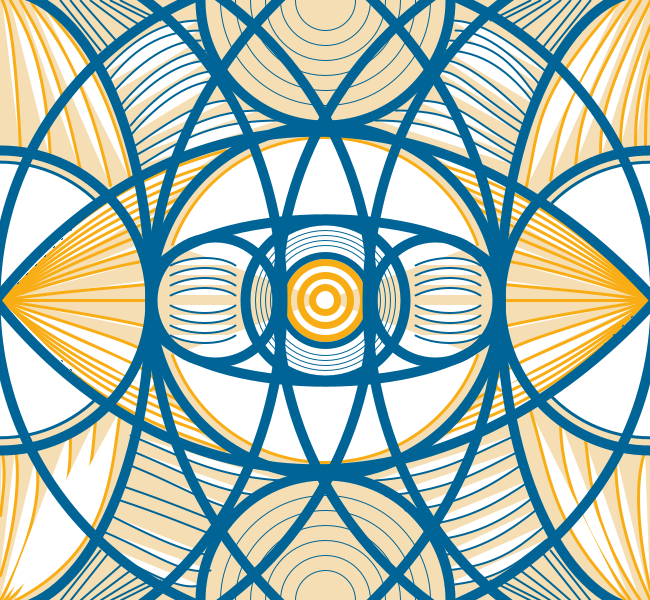
Frame 1 (no input)
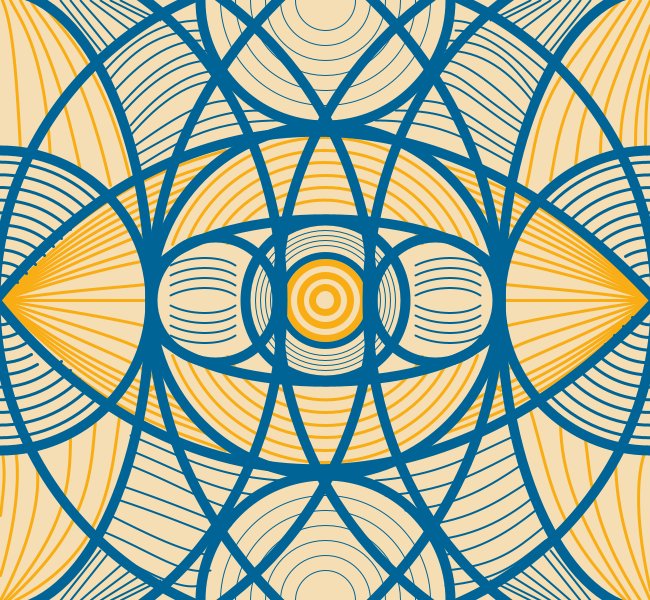
Frame 60 (the mouse pressed at the canvas centre just before this capture)
Frame 120 (the mouse held since frame 60 and released just before this capture): identical to frame 60, image omitted

The Processing sketch that drew these frames (run headless with seeded random() and noise(); from frame 60 on, the mouse is pressed at the canvas centre):

// Processing sketch: processing_86259
// ── processing_86259.pde

int w = 650; //screen width
int h = 600; //screen height
//int l = 50; //side length

PShape square;

void setup() {
  size(650, 600); //set up the canvas' size and rendering mode 
  
}

void draw (){
 background(245,222,179);
 
 //yellow filler curves
  stroke(249, 173, 21);
  strokeWeight(3);
  //upper left
  bezier(2.0, 0.0, 10.0, 20.0, 15.0, 50.0, 20.0, 150.0); 
  bezier(10.0, 0.0, 20.0, 20.0, 45.0, 50.0, 50.0, 160.0); 
  bezier(20.0, 0.0, 30.0, 20.0, 55.0, 50.0, 80.0, 170.0);  
  bezier(30.0, 0.0, 40.0, 20.0, 80.0, 50.0, 110.0, 185.0); 
  bezier(40.0, 0.0, 50.0, 20.0, 100.0, 50.0, 130.0, 180.0); 
 //bottom left
 
 bezier(0.0, 515.0, 5.0, 475.0, 4.0, 470.0, 2.0, 450.0);
 bezier(0.0, 575.0, 15.0, 525.0, 20.0, 475.0, 15.0, 450.0);
 bezier(0.0, 600.0, 40.0, 525.0, 40.0, 475.0, 35.0, 460.0);
 bezier(4.0, 600.0, 70.0, 525.0, 70.0, 475.0, 70.0, 430.0);
 bezier(8.0, 600.0, 90.0, 525.0, 90.0, 475.0, 95.0, 420.0);
 bezier(15.0, 600.0, 110.0, 550.0, 110.0, 475.0, 120.0, 410.0);
 
 //upper right
 bezier(650.0, 75.0, 645.0, 100.0, 645.0, 125.0, 645.0, 150.0); 
 bezier(650.0, 50.0, 635.0, 100.0, 635.0, 125.0, 635.0, 150.0);
 bezier(650.0, 25.0, 620.0, 100.0, 620.0, 125.0, 620.0, 150.0);
 bezier(650.0, 0.0, 600.0, 100.0, 600.0, 125.0, 600.0, 160.0);
 bezier(640.0, 0.0, 580.0, 100.0, 580.0, 125.0, 575.0, 165.0);
 bezier(630.0, 0.0, 560.0, 100.0, 560.0, 125.0, 550.0, 180.0);
 bezier(620.0, 0.0, 530.0, 100.0, 540.0, 125.0, 525.0, 190.0);
 
 //bottom right
 bezier(650.0, 590.0, 635.0, 525.0, 635.0, 475.0, 645.0, 450.0);
 bezier(650.0, 600.0, 615.0, 525.0, 615.0, 475.0, 615.0, 450.0);
 bezier(640.0, 600.0, 590.0, 525.0, 590.0, 475.0, 585.0, 440.0);
 bezier(630.0, 600.0, 580.0, 525.0, 560.0, 475.0, 560.0, 420.0);
 bezier(625.0, 600.0, 550.0, 525.0, 550.0, 475.0, 530.0, 410.0);
 
 //left eye shape yellow filler lines
 bezier(0.0, 295.0, 100.0, 185.0, 175.0, 165.0, 225.0, 150.0);  
 bezier(0.0, 300.0, 100.0, 195.0, 175.0, 175.0, 225.0, 160.0);  
 bezier(0.0, 300.0, 100.0, 205.0, 175.0, 185.0, 210.0, 170.0);
 bezier(0.0, 300.0, 100.0, 215.0, 175.0, 195.0, 200.0, 180.0);
 bezier(0.0, 300.0, 100.0, 225.0, 175.0, 205.0, 190.0, 190.0);
 bezier(0.0, 300.0, 100.0, 235.0, 175.0, 215.0, 180.0, 200.0);
 bezier(0.0, 300.0, 100.0, 245.0, 175.0, 225.0, 170.0, 220.0);
 bezier(0.0, 300.0, 100.0, 255.0, 175.0, 245.0, 150.0, 240.0);
 bezier(0.0, 300.0, 100.0, 265.0, 175.0, 255.0, 150.0, 260.0);
 bezier(0.0, 300.0, 100.0, 285.0, 175.0, 285.0, 150.0, 280.0);
 bezier(0.0, 300.0, 100.0, 300.0, 175.0, 300.0, 150.0, 300.0);
 
 //bottom up (same section)
 bezier(0.0, 305.0, 100.0, 415.0, 175.0, 430.0, 225.0, 450.0);
 bezier(0.0, 300.0, 100.0, 405.0, 175.0, 420.0, 225.0, 440.0);
 bezier(0.0, 300.0, 100.0, 395.0, 175.0, 410.0, 210.0, 430.0);
 bezier(0.0, 300.0, 100.0, 385.0, 175.0, 400.0, 200.0, 420.0);
 bezier(0.0, 300.0, 100.0, 375.0, 175.0, 390.0, 190.0, 410.0);
 bezier(0.0, 300.0, 100.0, 355.0, 175.0, 370.0, 150.0, 390.0);
 bezier(0.0, 300.0, 100.0, 335.0, 175.0, 350.0, 150.0, 370.0);
 bezier(0.0, 300.0, 100.0, 315.0, 175.0, 330.0, 150.0, 330.0);

//right eye shape yellow fill lines
 bezier(650.0, 295.0, 550.0, 185.0, 475.0, 165.0, 425.0, 150.0);  
 bezier(650.0, 300.0, 550.0, 195.0, 475.0, 175.0, 425.0, 160.0);  
 bezier(650.0, 300.0, 550.0, 205.0, 475.0, 185.0, 440.0, 170.0);
 bezier(650.0, 300.0, 550.0, 215.0, 475.0, 195.0, 450.0, 180.0);
 bezier(650.0, 300.0, 550.0, 225.0, 475.0, 205.0, 460.0, 190.0);
 bezier(650.0, 300.0, 550.0, 235.0, 475.0, 215.0, 470.0, 200.0);
 bezier(650.0, 300.0, 550.0, 245.0, 475.0, 225.0, 480.0, 220.0);
 bezier(650.0, 300.0, 550.0, 255.0, 475.0, 245.0, 500.0, 240.0);
 bezier(650.0, 300.0, 550.0, 265.0, 475.0, 255.0, 500.0, 260.0);
 bezier(650.0, 300.0, 550.0, 285.0, 475.0, 285.0, 500.0, 280.0);
 bezier(650.0, 300.0, 550.0, 300.0, 475.0, 300.0, 500.0, 300.0);
 
 //bottom up (same section)
 bezier(650.0, 305.0, 550.0, 415.0, 475.0, 430.0, 425.0, 450.0);
 bezier(650.0, 300.0, 550.0, 405.0, 475.0, 420.0, 425.0, 440.0);
 bezier(650.0, 300.0, 550.0, 395.0, 475.0, 410.0, 440.0, 430.0);
 bezier(650.0, 300.0, 550.0, 385.0, 475.0, 400.0, 450.0, 420.0);
 bezier(650.0, 300.0, 550.0, 375.0, 475.0, 390.0, 460.0, 410.0);
 bezier(650.0, 300.0, 550.0, 355.0, 475.0, 370.0, 500.0, 390.0);
 bezier(650.0, 300.0, 550.0, 335.0, 475.0, 350.0, 500.0, 370.0);
 bezier(650.0, 300.0, 550.0, 315.0, 475.0, 330.0, 500.0, 330.0);
 
 //center circle filler yellow
 arc(w/2, h/2, 200, 200, PI/3, (2*PI)/3);
 arc(w/2, h/2, 225, 225, PI/6, (5*PI)/6); 
 arc(w/2, h/2, 250, 250, PI/5, (4*PI)/5);
 arc(w/2, h/2, 275, 275, PI/7, (6*PI)/7);
 arc(w/2, h/2, 300, 300, PI/9, (8*PI)/9);
 arc(w/2, h/2, 325, 325, PI/9, (8*PI)/9);

 arc(w/2, h/2, 200, 200,PI+ PI/3,PI+ (2*PI)/3);
 arc(w/2, h/2, 225, 225,PI+ PI/6,PI+ (5*PI)/6); 
 arc(w/2, h/2, 250, 250, PI+ PI/5,PI+ (4*PI)/5);
 arc(w/2, h/2, 275, 275,PI+ PI/7,PI+ (6*PI)/7);
 arc(w/2, h/2, 300, 300,PI+ PI/9,PI+ (8*PI)/9);
 arc(w/2, h/2, 325, 325,PI+ PI/9,PI+ (8*PI)/9);
  
  
 
 //left circle blue arcs
stroke(0, 100, 150);
arc(0, h/2, 50, 50, PI+ PI/3,PI+ (3*PI)/4);
arc(0, h/2, 75, 75, PI+ PI/3,PI+ (3*PI)/4);
arc(0, h/2, 100, 100, PI+ PI/3,PI+ (3*PI)/4);
arc(0, h/2, 125, 125, PI+ PI/3,PI+ (3*PI)/4);
arc(0, h/2, 150, 150, PI+ PI/3,PI+ (3*PI)/4);
arc(0, h/2, 175, 175, PI+ PI/3,PI+ (3*PI)/4);
arc(0, h/2, 200, 200, PI+ PI/3,PI+ (3*PI)/4); 
arc(0, h/2, 225, 225, PI+ PI/3,PI+ (3*PI)/4); 
arc(0, h/2, 250, 250, PI+ PI/3,PI+ (3*PI)/4); 
arc(0, h/2, 275, 275, PI+ PI/3,PI+ (3*PI)/4); 

arc(0, h/2, 50, 50,  PI/3, (3*PI)/4);
arc(0, h/2, 75, 75,  PI/3, (3*PI)/4);
arc(0, h/2, 100, 100,  PI/3, (3*PI)/4);
arc(0, h/2, 125, 125,  PI/3, (3*PI)/4);
arc(0, h/2, 150, 150,  PI/3, (3*PI)/4);
arc(0, h/2, 175, 175,  (PI)/4, (3*PI)/4);
arc(0, h/2, 200, 200,  PI/4, (3*PI)/4); 
arc(0, h/2, 225, 225,  PI/4, (3*PI)/4); 
arc(0, h/2, 250, 250,  PI/4, (3*PI)/4); 
arc(0, h/2, 275, 275,  PI/4, (3*PI)/4);


//right circle blue arcs
arc(650, h/2, 50, 50, PI+ PI/3,PI+ (3*PI)/4);
arc(650, h/2, 75, 75, PI+ PI/3,PI+ (3*PI)/4);
arc(650, h/2, 100, 100, PI+ PI/3,PI+ (3*PI)/4);
arc(650, h/2, 125, 125, PI+ PI/4,PI+ (3*PI)/4);
arc(650, h/2, 150, 150, PI+ PI/4,PI+ (3*PI)/4);
arc(650, h/2, 175, 175, PI+ PI/4,PI+ (3*PI)/4);
arc(650, h/2, 200, 200, PI+ PI/4,PI+ (3*PI)/4); 
arc(650, h/2, 225, 225, PI+ PI/4,PI+ (3*PI)/4); 
arc(650, h/2, 250, 250, PI+ PI/4,PI+ (3*PI)/4); 
arc(650, h/2, 275, 275, PI+ PI/4,PI+ (3*PI)/4); 

arc(650, h/2, 50, 50,  PI/3, (3*PI)/4);
arc(650, h/2, 75, 75,  PI/3, (3*PI)/4);
arc(650, h/2, 100, 100,  PI/3, (3*PI)/4);
arc(650, h/2, 125, 125,  PI/3, (3*PI)/4);
arc(650, h/2, 150, 150,  PI/3, (3*PI)/4);
arc(650, h/2, 175, 175,  (PI)/3, (3*PI)/4);
arc(650, h/2, 200, 200,  PI/4, (3*PI)/4); 
arc(650, h/2, 225, 225,  PI/4, (3*PI)/4); 
arc(650, h/2, 250, 250,  PI/4, (3*PI)/4); 
arc(650, h/2, 275, 275,  PI/4, (3*PI)/4);

strokeWeight(2);
//left inner circle blue fill
bezier(170, 305, 190, 315, 220, 315, 235, 305);
bezier(170, 315, 190, 325, 220, 325, 235, 315);
bezier(170, 325, 190, 335, 220, 335, 235, 325);
bezier(170, 335, 190, 345, 220, 345, 235, 335);

bezier(170, 295, 190, 285, 220, 285, 235, 295);
bezier(170, 285, 190, 275, 220, 275, 235, 285);
bezier(170, 275, 190, 265, 220, 265, 235, 275);
bezier(170, 265, 190, 255, 220, 255, 235, 265);

//right inner circle blue fill
bezier(415, 305, 435, 315, 465, 315, 480, 305);
bezier(415, 315, 435, 325, 465, 325, 480, 315);
bezier(415, 325, 435, 335, 465, 335, 480, 325);
bezier(415, 335, 435, 345, 465, 345, 480, 335);

bezier(415, 295, 435, 285, 465, 285, 480, 295);
bezier(415, 285, 435, 275, 465, 275, 480, 285);
bezier(415, 275, 435, 265, 465, 265, 480, 275);
bezier(415, 265, 435, 255, 465, 255, 480, 265);


//upper left blue filler
bezier(100, 75, 130, 40, 160, 20, 200, 20);
bezier(105, 85, 130, 50, 160, 30, 200, 30);
bezier(110, 95, 140, 60, 170, 40, 200, 40);
bezier(120, 105, 150, 70, 180, 50, 210, 50);
bezier(120, 115, 150, 80, 180, 60, 210, 60);
bezier(130, 125, 160, 90, 190, 70, 220, 70);
bezier(130, 135, 160, 100, 190, 80, 220, 80);
bezier(135, 145, 170, 120, 200, 100, 230, 100);
bezier(135, 155, 180, 130, 210, 110, 260, 110);
bezier(140, 165, 180, 140, 210, 120, 280, 120);

//upper right filler
bezier(450, 20, 480, 20, 510, 40, 550, 75);
bezier(455, 30, 480, 30, 510, 50, 540, 85);
bezier(445, 40, 490, 40, 510, 60, 535, 95);
bezier(445, 50, 480, 50, 510, 70, 535, 105);
bezier(445, 60, 460, 60, 490, 80, 525, 115);
bezier(435, 70, 460, 70, 470, 90, 525, 125);
bezier(425, 80, 460, 80, 470, 100, 525, 135);
bezier(415, 100, 460, 100, 470, 120, 515, 145);
bezier(395, 110, 460, 110, 470, 130, 515, 155);
bezier(375, 120, 440, 120, 470, 140, 515, 165);

//lower left filler
bezier(130, 435, 180, 455, 210, 475, 280, 480);
bezier(130, 450, 180, 470, 210, 490, 260, 495);
bezier(130, 465, 180, 485, 210, 505, 240, 510);
bezier(120, 485, 180, 505, 210, 520, 230, 525);
bezier(120, 500, 180, 520, 210, 535, 230, 540);
bezier(110, 515, 150, 535, 180, 550, 210, 555);
bezier(100, 530, 150, 550, 180, 575, 210, 570);
bezier(90, 540, 150, 575, 180, 590, 200, 585);

//lower right filler
bezier(375, 480, 440, 475, 470, 455, 515, 435);
bezier(385, 495, 450, 490, 480, 470, 520, 450);
bezier(405, 510, 460, 505, 490, 485, 520, 465);
bezier(420, 525, 470, 520, 500, 500, 530, 480);
bezier(430, 540, 480, 535, 510, 515, 535, 495);
bezier(440, 555, 480, 550, 510, 530, 535, 510);
bezier(445, 570, 500, 565, 520, 545, 545, 525);
bezier(445, 585, 500, 580, 520, 560, 545, 540);

//left edge upper filler
line(60, 0, 100, 50);
line(70, 0, 110, 50);
line(80, 0, 120, 45);
line(90, 0, 130, 30);
line(100, 0, 140, 25);
line(110, 0, 150, 20);
line(120, 0, 160, 20);

//right edge upper filler
line(590, 0, 550, 50);
line(580, 0, 540, 50);
line(570, 0, 530, 45);
line(560, 0, 520, 30);
line(550, 0, 510, 25);
line(540, 0, 500, 20);
line(530, 0, 490, 20);

//left edge bottom filler
line(60, 600, 100, 550);
line(70, 600, 110, 550);
line(80, 600, 120, 565);
line(90, 600, 130, 570);
line(100, 600, 140, 575);
line(110, 600, 150, 580);
line(120, 600, 160, 580);

//right edge bottom filler
line(590, 600, 550, 550);
line(580, 600, 540, 550);
line(570, 600, 530, 565);
line(560, 600, 520, 570);
line(550, 600, 510, 575);
line(540, 600, 500, 580);
line(530, 600, 490, 580);


 //center circles
  stroke(249, 173, 21);
  strokeWeight(7);
  ellipse(w/2, h/2, 25, 25);
  noFill();
 
  ellipse(w/2, h/2, 50, 50);
  //stroke(249, 173, 21);
  //strokeWeight(2);
  noFill();
  
  ellipse(w/2, h/2, 76, 76);
  //stroke(249, 173, 21);
  //strokeWeight(2);
  noFill();
  
  stroke(0, 100, 150);
  ellipse(w/2, h/2, 90, 90);
  noFill();
  
  strokeWeight(1);
  ellipse(w/2, h/2, 110, 110);
  noFill();
  
  ellipse(w/2, h/2, 120, 120);
  noFill();
  
  ellipse(w/2, h/2, 130, 130);
  noFill();
  
  ellipse(w/2, h/2, 140, 140);
  noFill();
  
  strokeWeight(10);
  ellipse(w/2, h/2, 160, 160);
  noFill();
  
  ellipse(w/2, h/2, 350, 350);
  ellipse(w/2, h/2, 660, 660);
  
  ellipse(w/2, 0, 250, 250);
  ellipse(w/2, h, 250, 250);
  ellipse(0, h/2, 300, 300);
  ellipse(w, h/2, 300, 300);
  
  strokeWeight(1);
  ellipse(w/2, 0, 210, 210);
  ellipse(w/2, 0, 180, 180);
  ellipse(w/2, 0, 150, 150);
  ellipse(w/2, 0, 120, 120);
  ellipse(w/2, 0, 90, 90);
  ellipse(w/2, 0, 60, 60);
  
  ellipse(w/2, h, 210, 210);
  ellipse(w/2, h, 180, 180);
  ellipse(w/2, h, 150, 150);
  ellipse(w/2, h, 120, 120);
  ellipse(w/2, h, 90, 90);
  ellipse(w/2, h, 60, 60);
  
  strokeWeight(10);
  ellipse(0, h/2, 565, 700);
  ellipse(0, h/2, 300, 620);
  ellipse(0, h/2, 745, 750);
  ellipse(0, h/2, 1000, 900);
  
  ellipse(w, h/2, 565, 700);
  ellipse(w, h/2, 300, 620);
  ellipse(w, h/2, 745, 750);
  ellipse(w, h/2, 1000, 900); 
  
  ellipse(215, h/2, 125, 125);
  ellipse(435, h/2, 125, 125);
  
  bezier(-5.0, 300.0, 175.0, 525.0, 450.0, 525.0 , 655.0, 300.0); 
  bezier(-5.0, 300.0, 175.0, 75.0, 450.0, 75.0 , 655.0, 300.0); 
  
  bezier(150.0, 275.0, 200.0, 200.0, 450.0, 200.0, 500.0, 275.0); 
  bezier(150.0, 325.0, 200.0, 400.0, 450.0, 400.0 , 500.0, 325.0); 


}
